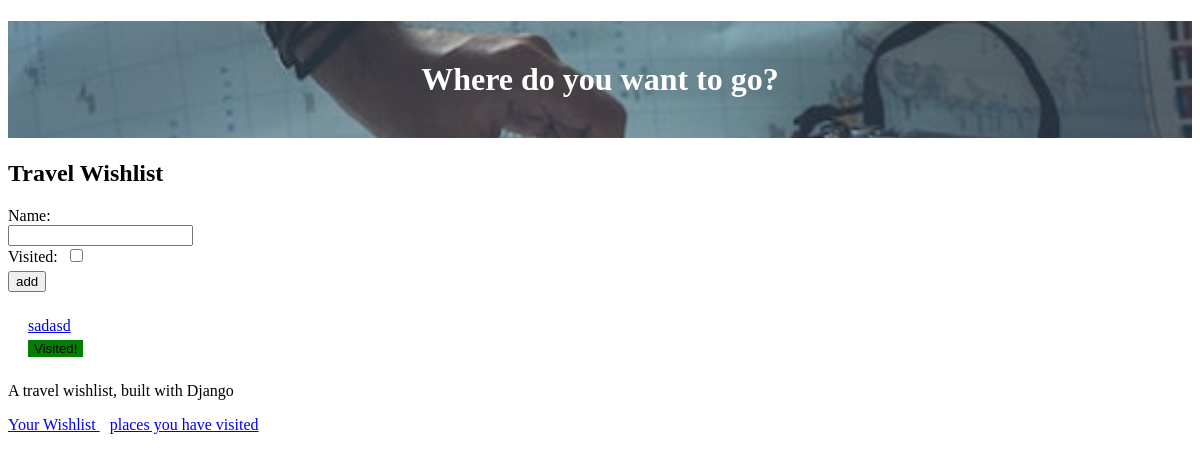
Before: / (signed in) with the older database file.
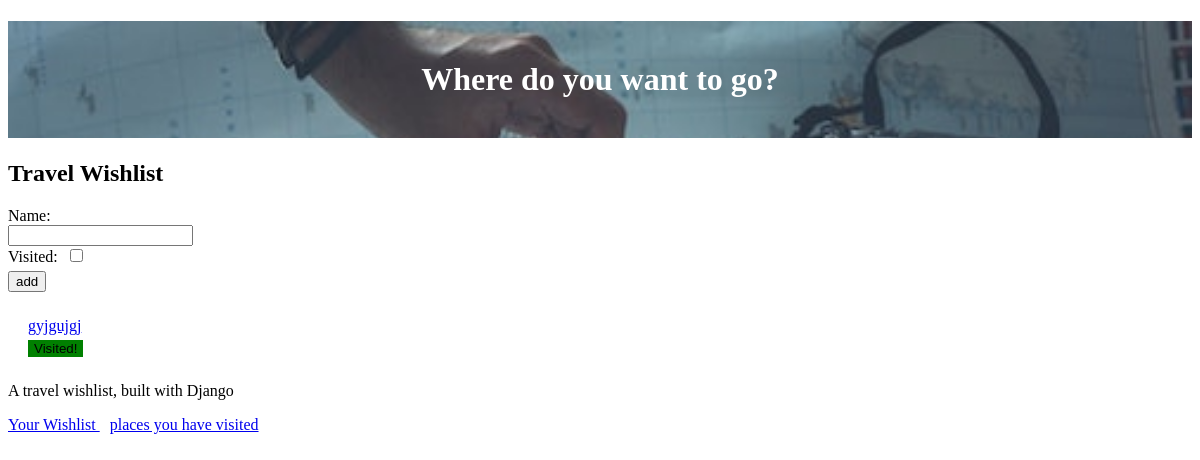
After: the same page with the newer database file.
### travel_wishlist/models.py (models this page shows, shortened)
class Place(models.Model):
    user = models.ForeignKey('auth.User', null=False, on_delete=models.CASCADE)
    name = models.CharField(max_length=200)
    visited = models.BooleanField(default=False)
    notes = models.TextField(blank=True, null=True)
    date_visited = models.DateField(blank=True, null= True)
    photo = models.ImageField(upload_to='users_images/', blank=True, null=True)

### travel_wishlist/views.py (the view, shortened to what this page needs)
# urls.py: path('', views.place_list, name='place_list'),
@login_required
def place_list(request):
    places = Place.objects.filter(user=request.user).filter(visited=False).order_by('name')
    new_place_form = NewPlaceForm()
    return render(request, 'travel_wishlist/wishlist.html', { 'places': places, 'new_place_form': new_place_form })

### travel_wishlist/forms.py
class NewPlaceForm(forms.ModelForm):
    class Meta:
        model = Place
        fields = ('name', 'visited')

### travel_wishlist/templates/travel_wishlist/wishlist.html (shortened to what this page needs)
{% extends 'travel_wishlist/base.html' %}
{% block content %}
<h2>Travel Wishlist</h2>
<form class="visited-form" method="POST" action="{% url 'place_list' %}">
    {{ new_place_form }}
    <button type="submit">add</button>
</form>
{% for place in places %}
<div class="wishlist-place">
    <span id="place-name-{{ place.pk }}" class="place-name">
        <a href="{% url 'place_details' place.pk %}">{{ place.name }}</a>
    </span>
    <form method="POST" action="{%url 'place_was_visited' place.pk %}">
        <button id="add-new-place" type="submit">Visited!</button>
    </form>
</div>
{% empty %}
<p>You have no places in your wishlist</p>
{% endfor %}
{% endblock %}

Changed rows visible on the page:
no longer on this page (row edited): Place: name "sadasd"
added Place: name "gyjgujgj"
